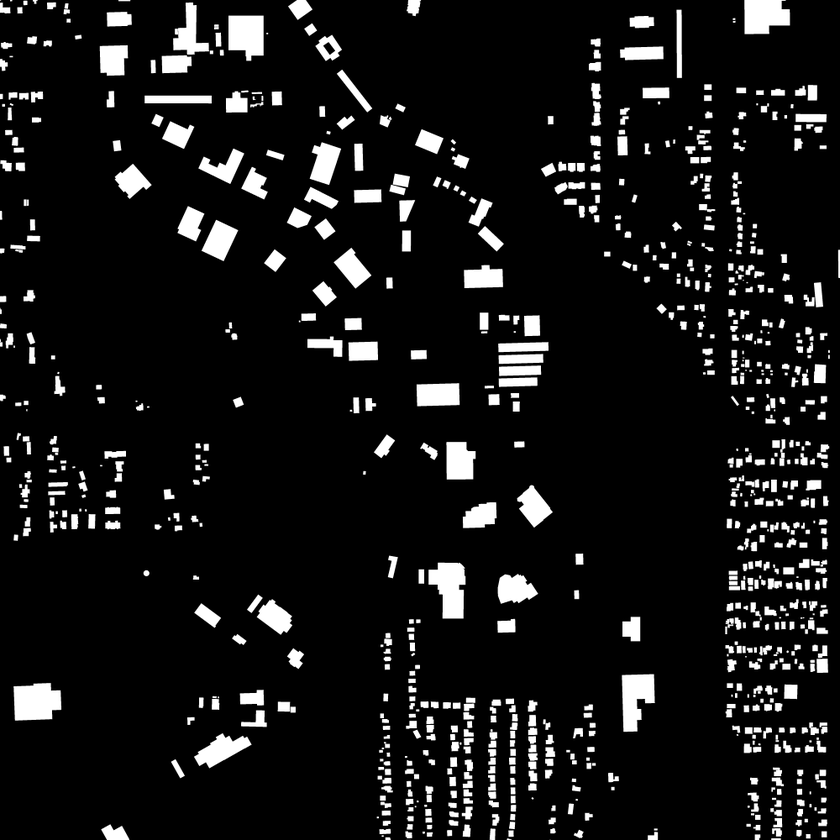
#> input picture images/GT.png, 840 x 840 px, shrunk from 1000 x 1000 before the run
$ python temp.py images/GT.png
#> lines starting #> are read from the running program, lines starting #| are printed output that depends on the picture; long printed decimals are rounded
# %% load packages
import sys
import cv2 as cv
import subprocess
import os

from PIL import Image
import numpy as np

from matplotlib import pyplot as plt

import matplotlib
# [36 lines of commented-out code are left out]
img_gt = np.array(Image.open("images/GT.png"), dtype=np.int32)
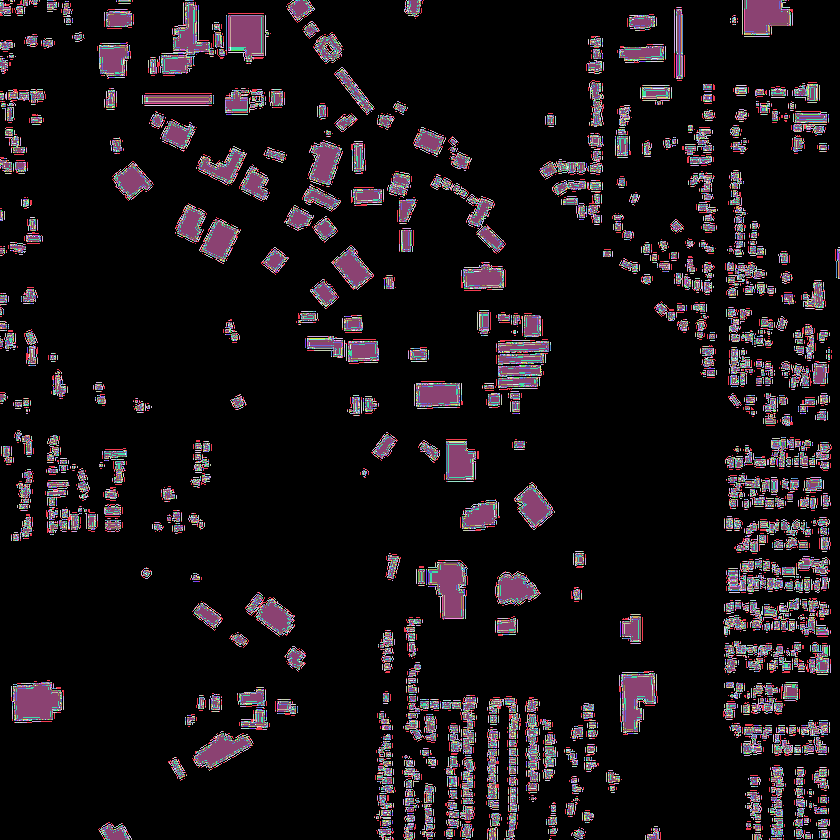
#> img_gt: shape (840, 840) int32; 256 distinct labels, from 0 to 255; one colour per label, 0 black
img_gt = 255 - img_gt
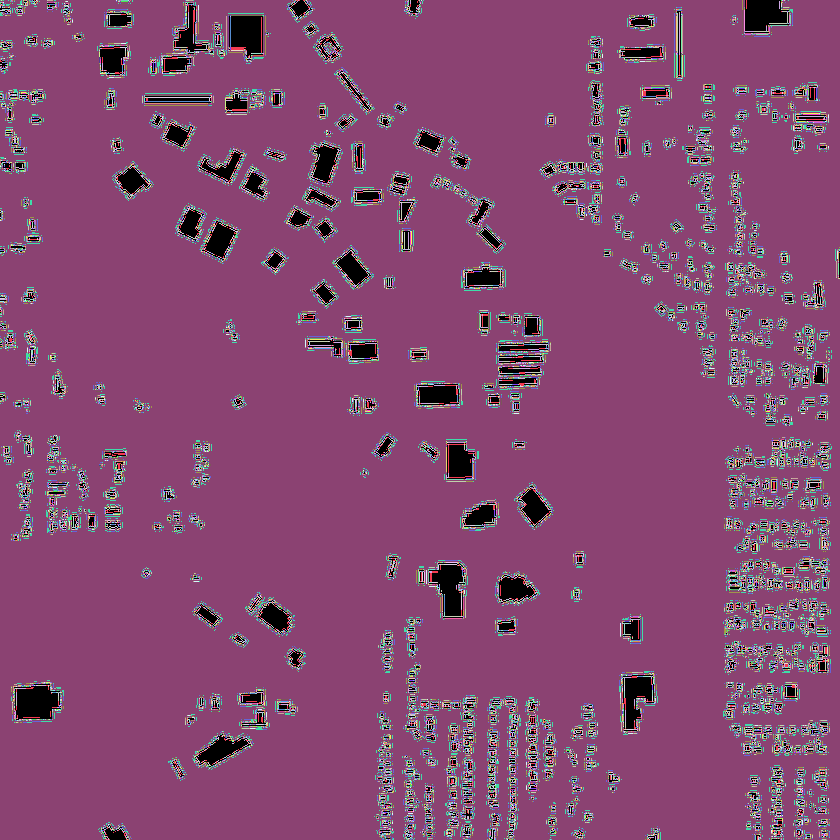
#> img_gt: shape (840, 840) int32; 256 distinct labels, from 0 to 255; one colour per label, 0 black
img_mask = np.array(Image.open("output/mask.png"), dtype=np.int32)
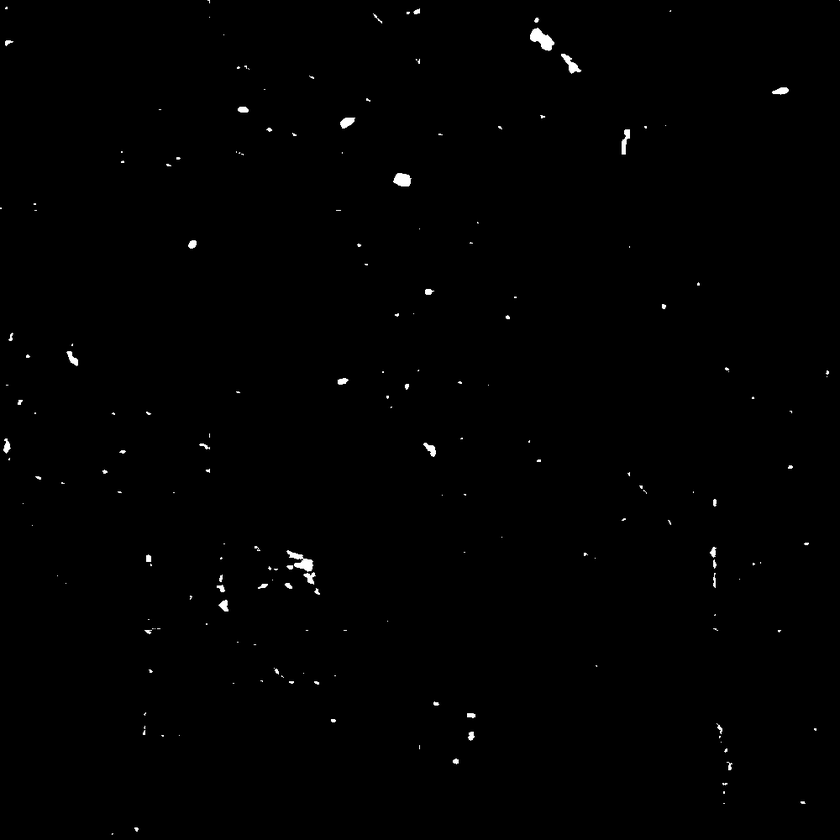
#> input picture output/mask.png, 840 x 840 px, shrunk from 1000 x 1000 before the run
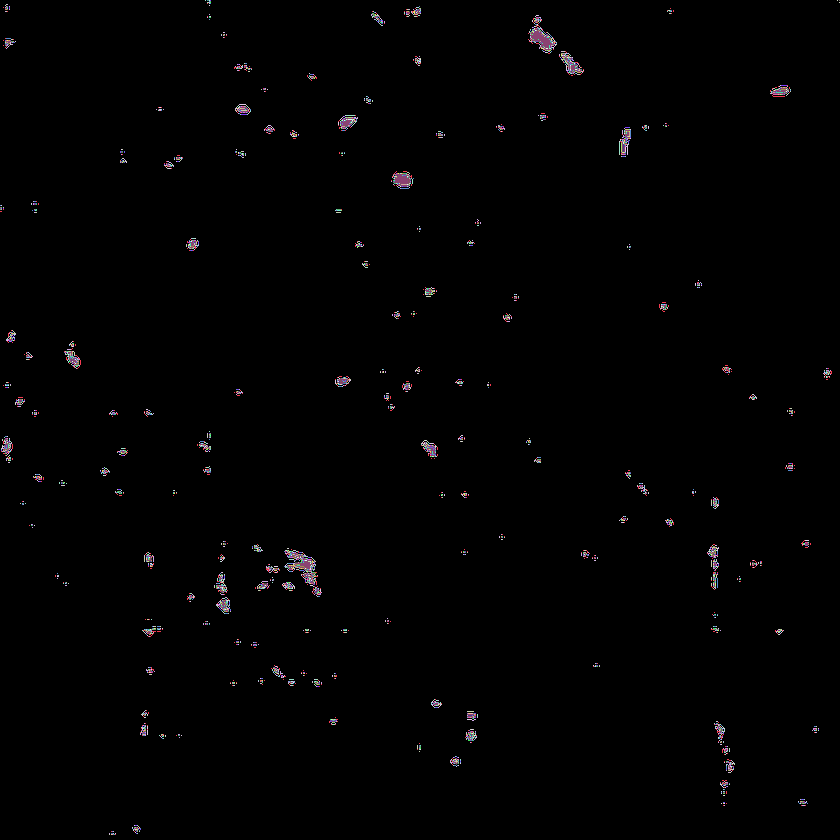
#> img_mask: shape (840, 840) int32; 256 distinct labels, from 0 to 255; one colour per label, 0 black
images = [img_gt, img_mask]

# %%  show images
titles = ['GT',  'MASK']
for i in range(2):
    plt.subplot(1, 2, i+1), plt.imshow(images[i], 'gray', vmin=0, vmax=255)
    # plt.subplot(1, 2, i+1), plt.imshow(images[i])
    plt.title(titles[i])
    plt.xticks([]), plt.yticks([])

plt.show()

# %%  call dice and iou metrics_np
A = img_gt.copy()
B = img_mask.copy()


# %%

def metricComputation(A, B):
    A = A.astype(np.float32)
    B = B.astype(np.float32)

    # Evaluate TP, TN, FP, FN
    SumAB = A + B
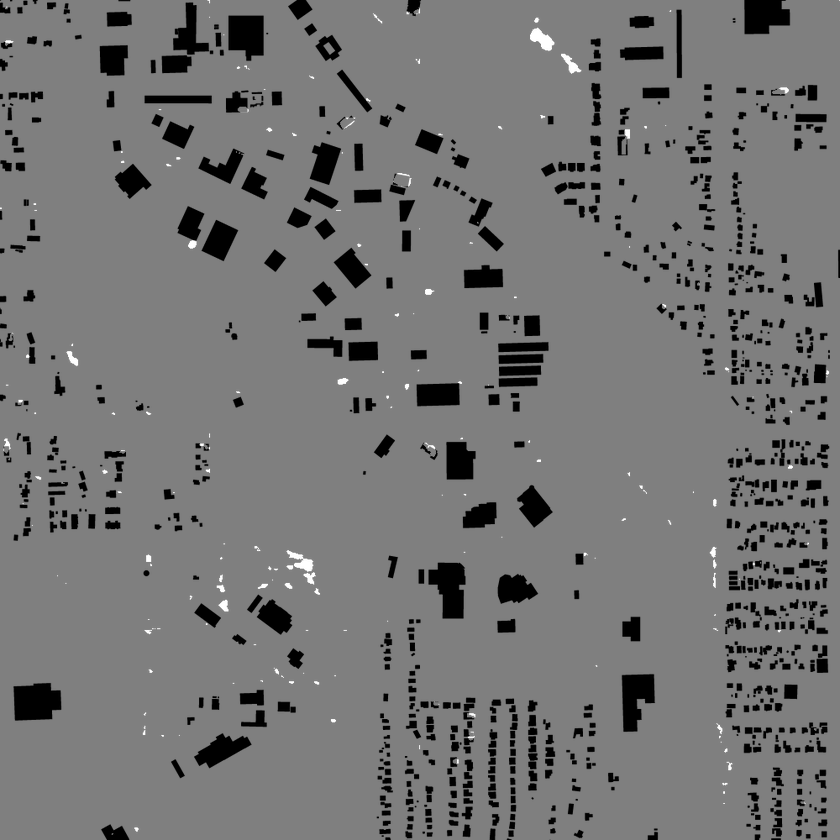
#> SumAB: shape (840, 840) float32; min 0, max 510, mean 233; drawn with min black and max white
    minValue = np.min(SumAB)
#> minValue = 0
    maxValue = np.max(SumAB)
#> maxValue = 510

    TP = len(SumAB[np.where(SumAB == maxValue)])
#> TP = 894
    TN = len(SumAB[np.where(SumAB == minValue)])
#> TN = 33925

    SubAB = A - B
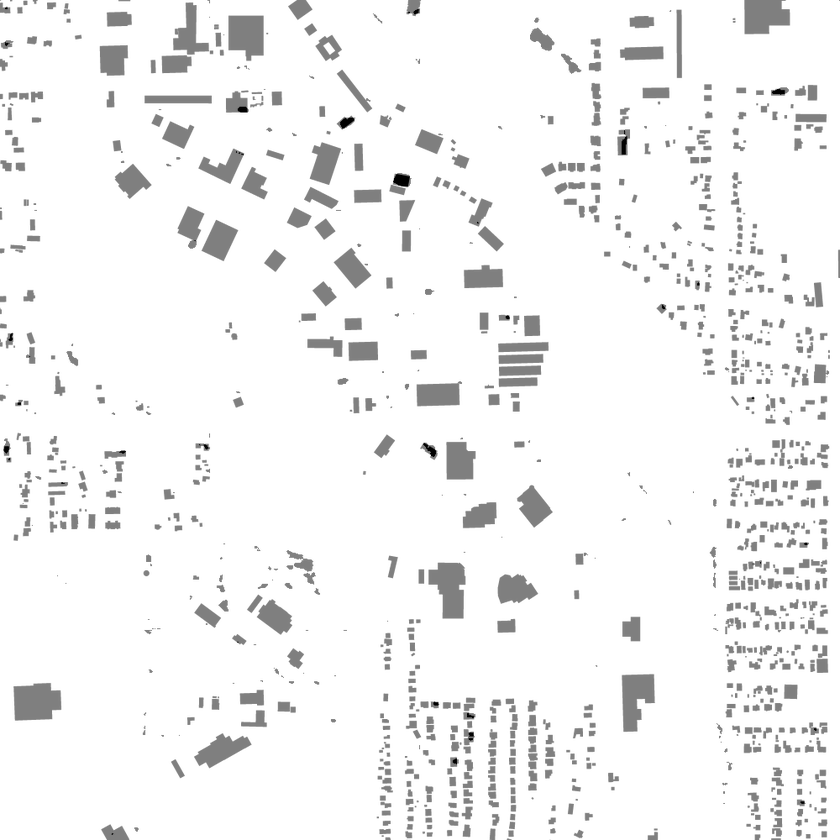
#> SubAB: shape (840, 840) float32; min -255, max 255, mean 230.7; drawn with min black and max white
    minValue = np.min(SubAB)
#> minValue = -255
    maxValue = np.max(SubAB)
#> maxValue = 255
    FP = len(SubAB[np.where(SubAB == minValue)])
#> FP = 223
    FN = len(SubAB[np.where(SubAB == maxValue)])
#> FN = 594221

    Accuracy = (TP+TN)/(FN+FP+TP+TN)
#> Accuracy = 0.0553
    Precision = TP/(TP+FP)
#> Precision = 0.8
    Sensitivity = TP/(TP+FN)
#> Sensitivity = 0.0015
    Specificity = TN/(TN+FP)
#> Specificity = 0.993
    Fmeasure = 2*TP/(2*TP+FP+FN)
#> Fmeasure = 0.003

    MCC = (TP*TN-FP*FN)/np.sqrt(float((TP+FP)*(TP+FN)*(TN+FP)*(TN+FN)))
#> MCC = -0.0271
    Dice = 2*TP/(2*TP+FP+FN)
#> Dice = 0.003
    Jaccard = Dice/(2-Dice)
#> Jaccard = 0.0015

    scores = {}
    scores["Accuracy"] = Accuracy
    scores["Sensitivity"] = Sensitivity
    scores["Precision"] = Precision
    scores["Specificity"] = Specificity
    scores["Fmeasure"] = Fmeasure
    scores["MCC"] = MCC
    scores["Dice"] = Dice
    scores["Jaccard"] = Jaccard
    for k, v in scores.items():
        print(f"{k} : {v}")
#> this loop made 8 passes
#> (k, v) on passes 1 to 8: ('Accuracy', 0.0553), ('Sensitivity', 0.0015), ('Precision', 0.8), ('Specificity', 0.993), ('Fmeasure', 0.003), ('MCC', -0.0271), ('Dice', 0.003), ('Jaccard', 0.0015)
#| Accuracy : 0.05533
#| Sensitivity : 0.001502
#| Precision : 0.8004
#| Specificity : 0.9935
#| Fmeasure : 0.002999
#| MCC : -0.02706
#| Dice : 0.002999
#| Jaccard : 0.001502
    return scores


# %% GUI
scores = metricComputation(img_gt, img_mask)
#> scores = {'Accuracy': 0.0553, 'Sensitivity': 0.0015, 'Precision': 0.8, 'Specificity': 0.993, 'Fmeasure': 0.003, 'MCC': -0.0271, 'Dice': 0.003, 'Jaccard': 0.0015}
print(f"Metric Results: {scores}")
#| Metric Results: {'Accuracy': 0.05533, 'Sensitivity': 0.001502, 'Precision': 0.8004, 'Specificity': 0.9935, 'Fmeasure': 0.002999, 'MCC': -0.02706, 'Dice': 0.002999, 'Jaccard': 0.001502}

for k, v in scores.items():
    print(f"{k} : {v}")
# [105 lines of commented-out code are left out]
